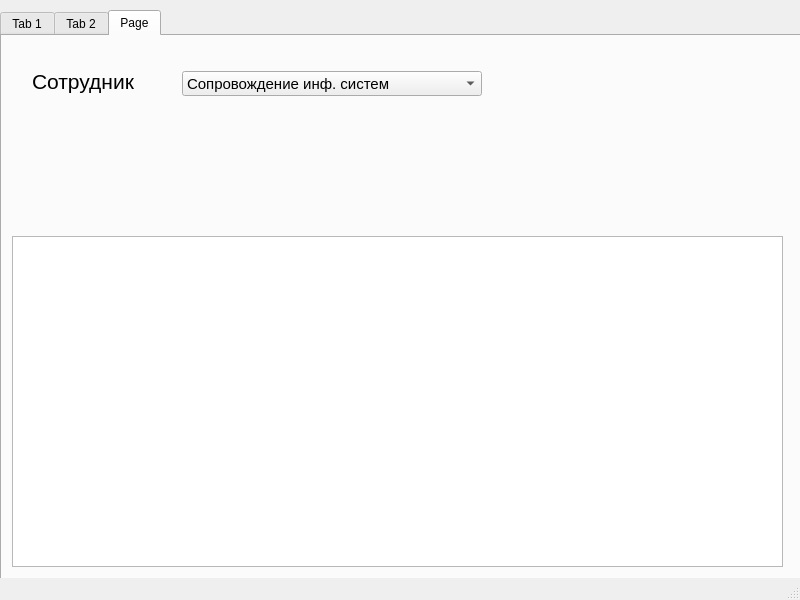
<?xml version="1.0" encoding="UTF-8"?>
<ui version="4.0">
 <class>mainWindow</class>
 <widget class="QMainWindow" name="mainWindow">
  <property name="geometry">
   <rect>
    <x>0</x>
    <y>0</y>
    <width>800</width>
    <height>600</height>
   </rect>
  </property>
  <property name="windowTitle">
   <string>Эффективный контракт</string>
  </property>
  <widget class="QWidget" name="centralwidget">
   <widget class="QTabWidget" name="TabWidget">
    <property name="geometry">
     <rect>
      <x>0</x>
      <y>10</y>
      <width>801</width>
      <height>591</height>
     </rect>
    </property>
    <property name="currentIndex">
     <number>2</number>
    </property>
    <widget class="QWidget" name="staff">
     <property name="accessibleName">
      <string/>
     </property>
     <attribute name="title">
      <string>Tab 1</string>
     </attribute>
     <widget class="QTableWidget" name="tableWidget">
      <property name="geometry">
       <rect>
        <x>10</x>
        <y>170</y>
        <width>771</width>
        <height>331</height>
       </rect>
      </property>
     </widget>
     <widget class="QLabel" name="label">
      <property name="geometry">
       <rect>
        <x>30</x>
        <y>30</y>
        <width>101</width>
        <height>31</height>
       </rect>
      </property>
      <property name="font">
       <font>
        <pointsize>16</pointsize>
       </font>
      </property>
      <property name="text">
       <string>Отдел</string>
      </property>
     </widget>
     <widget class="QComboBox" name="comboBox">
      <property name="geometry">
       <rect>
        <x>130</x>
        <y>35</y>
        <width>300</width>
        <height>25</height>
       </rect>
      </property>
      <property name="font">
       <font>
        <pointsize>11</pointsize>
       </font>
      </property>
      <property name="editable">
       <bool>false</bool>
      </property>
      <item>
       <property name="text">
        <string>Сопровождение инф. систем</string>
       </property>
      </item>
      <item>
       <property name="text">
        <string>Лаборатория</string>
       </property>
      </item>
     </widget>
     <widget class="QLabel" name="label_2">
      <property name="geometry">
       <rect>
        <x>470</x>
        <y>30</y>
        <width>101</width>
        <height>31</height>
       </rect>
      </property>
      <property name="font">
       <font>
        <pointsize>16</pointsize>
       </font>
      </property>
      <property name="text">
       <string>Сумма</string>
      </property>
     </widget>
     <widget class="QLineEdit" name="lineEdit">
      <property name="geometry">
       <rect>
        <x>560</x>
        <y>35</y>
        <width>161</width>
        <height>25</height>
       </rect>
      </property>
     </widget>
     <widget class="QPushButton" name="pushButton">
      <property name="geometry">
       <rect>
        <x>560</x>
        <y>80</y>
        <width>161</width>
        <height>28</height>
       </rect>
      </property>
      <property name="font">
       <font>
        <pointsize>10</pointsize>
       </font>
      </property>
      <property name="text">
       <string>Изменить сумму</string>
      </property>
     </widget>
     <widget class="QPushButton" name="pushButton_2">
      <property name="geometry">
       <rect>
        <x>20</x>
        <y>120</y>
        <width>161</width>
        <height>28</height>
       </rect>
      </property>
      <property name="font">
       <font>
        <pointsize>10</pointsize>
       </font>
      </property>
      <property name="text">
       <string>Добавить строку</string>
      </property>
     </widget>
     <widget class="QPushButton" name="pushButton_3">
      <property name="geometry">
       <rect>
        <x>190</x>
        <y>120</y>
        <width>161</width>
        <height>28</height>
       </rect>
      </property>
      <property name="font">
       <font>
        <pointsize>10</pointsize>
       </font>
      </property>
      <property name="text">
       <string>Удалить строку</string>
      </property>
     </widget>
     <widget class="QPushButton" name="pushButton_4">
      <property name="geometry">
       <rect>
        <x>360</x>
        <y>120</y>
        <width>161</width>
        <height>28</height>
       </rect>
      </property>
      <property name="font">
       <font>
        <pointsize>10</pointsize>
       </font>
      </property>
      <property name="text">
       <string>Обновить данные</string>
      </property>
     </widget>
    </widget>
    <widget class="QWidget" name="indicators">
     <attribute name="title">
      <string>Tab 2</string>
     </attribute>
     <widget class="QTableWidget" name="tableWidget_2">
      <property name="geometry">
       <rect>
        <x>10</x>
        <y>200</y>
        <width>771</width>
        <height>331</height>
       </rect>
      </property>
     </widget>
     <widget class="QLabel" name="label_3">
      <property name="geometry">
       <rect>
        <x>30</x>
        <y>30</y>
        <width>151</width>
        <height>31</height>
       </rect>
      </property>
      <property name="font">
       <font>
        <pointsize>16</pointsize>
       </font>
      </property>
      <property name="text">
       <string>Должность</string>
      </property>
     </widget>
     <widget class="QComboBox" name="comboBox_2">
      <property name="geometry">
       <rect>
        <x>190</x>
        <y>35</y>
        <width>300</width>
        <height>25</height>
       </rect>
      </property>
      <property name="font">
       <font>
        <pointsize>11</pointsize>
       </font>
      </property>
      <property name="editable">
       <bool>false</bool>
      </property>
      <item>
       <property name="text">
        <string>Сопровождение инф. систем</string>
       </property>
      </item>
      <item>
       <property name="text">
        <string>Лаборатория</string>
       </property>
      </item>
     </widget>
    </widget>
    <widget class="QWidget" name="salary">
     <attribute name="title">
      <string>Page</string>
     </attribute>
     <widget class="QTableWidget" name="tableWidget_3">
      <property name="geometry">
       <rect>
        <x>10</x>
        <y>200</y>
        <width>771</width>
        <height>331</height>
       </rect>
      </property>
     </widget>
     <widget class="QLabel" name="label_4">
      <property name="geometry">
       <rect>
        <x>30</x>
        <y>30</y>
        <width>151</width>
        <height>31</height>
       </rect>
      </property>
      <property name="font">
       <font>
        <pointsize>16</pointsize>
       </font>
      </property>
      <property name="text">
       <string>Сотрудник</string>
      </property>
     </widget>
     <widget class="QComboBox" name="comboBox_3">
      <property name="geometry">
       <rect>
        <x>180</x>
        <y>35</y>
        <width>300</width>
        <height>25</height>
       </rect>
      </property>
      <property name="font">
       <font>
        <pointsize>11</pointsize>
       </font>
      </property>
      <property name="editable">
       <bool>false</bool>
      </property>
      <item>
       <property name="text">
        <string>Сопровождение инф. систем</string>
       </property>
      </item>
      <item>
       <property name="text">
        <string>Лаборатория</string>
       </property>
      </item>
     </widget>
    </widget>
   </widget>
  </widget>
  <widget class="QStatusBar" name="statusbar"/>
  <action name="action_2">
   <property name="text">
    <string>Бюджет</string>
   </property>
  </action>
  <action name="action_3">
   <property name="text">
    <string>Сотрудники</string>
   </property>
  </action>
 </widget>
 <resources/>
 <connections/>
</ui>
